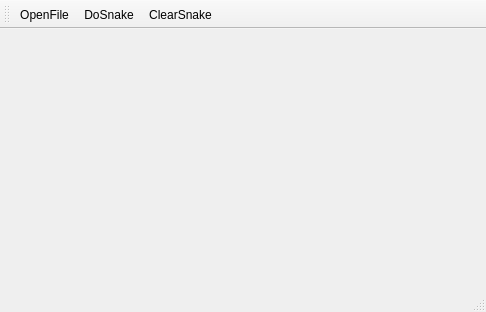
<?xml version="1.0" encoding="UTF-8"?>
<ui version="4.0">
 <class>SnakeOnQTClass</class>
 <widget class="QMainWindow" name="SnakeOnQTClass">
  <property name="geometry">
   <rect>
    <x>0</x>
    <y>0</y>
    <width>486</width>
    <height>312</height>
   </rect>
  </property>
  <property name="windowTitle">
   <string>SnakeOnQT</string>
  </property>
  <widget class="QWidget" name="centralWidget">
   <layout class="QGridLayout" name="gridLayout">
    <item row="0" column="0">
     <widget class="QLabel" name="Image">
      <property name="text">
       <string/>
      </property>
     </widget>
    </item>
   </layout>
  </widget>
  <widget class="QMenuBar" name="menuBar">
   <property name="geometry">
    <rect>
     <x>0</x>
     <y>0</y>
     <width>486</width>
     <height>21</height>
    </rect>
   </property>
  </widget>
  <widget class="QToolBar" name="mainToolBar">
   <attribute name="toolBarArea">
    <enum>TopToolBarArea</enum>
   </attribute>
   <attribute name="toolBarBreak">
    <bool>false</bool>
   </attribute>
   <addaction name="actionOpenFile"/>
   <addaction name="actionDoSnake"/>
   <addaction name="actionClearSnake"/>
  </widget>
  <widget class="QStatusBar" name="statusBar"/>
  <action name="actionOpenFile">
   <property name="icon">
    <iconset resource="snakeonqt.qrc">
     <normaloff>:/SnakeOnQT/Resources/open.png</normaloff>:/SnakeOnQT/Resources/open.png</iconset>
   </property>
   <property name="text">
    <string>OpenFile</string>
   </property>
  </action>
  <action name="actionDoSnake">
   <property name="icon">
    <iconset resource="snakeonqt.qrc">
     <normaloff>:/SnakeOnQT/Resources/play.png</normaloff>:/SnakeOnQT/Resources/play.png</iconset>
   </property>
   <property name="text">
    <string>DoSnake</string>
   </property>
  </action>
  <action name="actionClearSnake">
   <property name="icon">
    <iconset resource="snakeonqt.qrc">
     <normaloff>:/SnakeOnQT/Resources/pause.png</normaloff>:/SnakeOnQT/Resources/pause.png</iconset>
   </property>
   <property name="text">
    <string>ClearSnake</string>
   </property>
  </action>
 </widget>
 <layoutdefault spacing="6" margin="11"/>
 <resources>
  <include location="snakeonqt.qrc"/>
 </resources>
 <connections/>
</ui>
